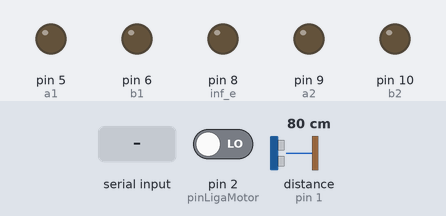
A sketch run on a simulated Arduino Uno, built with avr-gcc and run on an emulated ATmega328P. Parts: output pins drawn as LEDs (lit = HIGH). Inputs (shaded band) come from the test bench; at power-on: pin 2 (pinLigaMotor) LOW, distance to the obstacle (sensor on pin 1) 80 cm. What the sketch prints to the serial monitor is not drawn.

Above: at 0.1 s.
At 1.9 s:
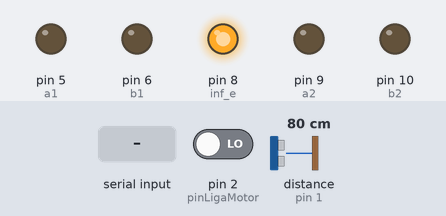
2.0 s: "A" received over Serial
Timing chart, 0 to 2.6 s (numbered marks = the images above; inputs shaded):
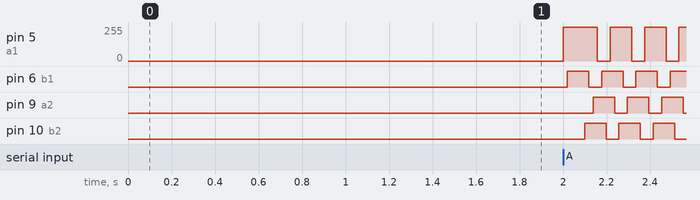

Measured:
- after the input at 2.0 s, pin 5 (a1): 0/255 → 255/255 at once; pin 6 (b1): alternates HIGH for 0.10 s and LOW for 0.06 s, starting at once; pin 9 (a2): alternates HIGH for 0.10 s and LOW for 0.06 s, starting after 0.14 s; pin 10 (b2): alternates HIGH for 0.10 s and LOW for 0.06 s, starting after 0.10 s

The sketch:

unoElevador.ino
```cpp
#include <Wire.h>
#include <VL53L0X.h>

// Filtro de média do sensor infravermelho
#define qtdMedia 25

// Altura dos andares para o elevador
#define A 120
#define B 80
#define C 40
#define T 12
#define D  0    // tem que calibrar pra zerar ele

// ==================================================================================================
// --- Definindo as funções ---
  // INFRAVERMELHO
  void infravermelho();
  // SERIAL
  void readSerial();
  // MOTOR
  void desliga();
  void confereSentido();
  void microPasso();
// ==================================================================================================

////////////////////////////////////////////////////////////////////////////////
// INFRAVERMELHO
VL53L0X sensor;
int inf_e = 8;
float mediaLeft;

void infravermelho(){
  for (int j = 0; j<qtdMedia; j++){
    if (sensor.timeoutOccurred()) j--;
    else mediaLeft += sensor.readRangeContinuousMillimeters();
  }
  mediaLeft = mediaLeft/qtdMedia;
  Serial.println(mediaLeft);
}// infravermelho
////////////////////////////////////////////////////////////////////////////////

////////////////////////////////////////////////////////////////////////////////
// SERIAL
float distElevator = 0, lastPosition = 0;

void readSerial(){
  if (Serial.available() > 0) {
    char incomingByte = Serial.read();
    switch(incomingByte){
      case 'A': distElevator = lastPosition - A; distMicroPasso(distElevator, A); break;
      case 'B': distElevator = lastPosition - B; distMicroPasso(distElevator, B); break;
      case 'C': distElevator = lastPosition - C; distMicroPasso(distElevator, C); break;
      case 'D': distElevator = lastPosition - D; distMicroPasso(distElevator, D); break;
      case 'E': infravermelho(); mediaLeft = 0; break;
    }
  }
}//void readSerial
////////////////////////////////////////////////////////////////////////////////

////////////////////////////////////////////////////////////////////////////////
// MOTOR

int a1 = 5, a2 = 9, b1 = 6, b2 = 10;
void desliga(){
  digitalWrite(a1,LOW);
  digitalWrite(b1,LOW);
  digitalWrite(a2,LOW);
  digitalWrite(b2,LOW);
}// desliga motor


int pinLigaMotor = 2, pinConfereSentido = 3;
bool Up = HIGH, clockWise = HIGH, clockWiseLast = HIGH, trocou = false, andar = LOW;

void confereSentido(){
  if(digitalRead(pinLigaMotor) == HIGH){
    andar = HIGH;
    clockWise = digitalRead(pinConfereSentido);
    if(clockWiseLast != clockWise){
      Up = !Up;
      clockWiseLast = clockWise;
      //Serial.println("trocou");
      trocou = true;
    }
  }
  else  andar = LOW;
}// confereSentido


bool first = true;
byte passo = 0, passo1 = 8, passo2 = 1;
int microStep = 1, PWM = 0 + microStep, PWMToPin = 0, PWMPin = 0, i = 1, lastPin = 5;
int delayMicroPasso = 50;
void microPasso(){
  if(digitalRead(lastPin) == LOW)digitalWrite(lastPin,HIGH);
  switch(i){
    case 1: PWMPin = b1; break;
    case 2: PWMPin = a1; break;
    case 3: PWMPin = a2; break;
    case 4: PWMPin = b1; break;
    case 5: PWMPin = b2; break;
    case 6: PWMPin = a2; break;
    case 7: PWMPin = a1; break;
    case 8: PWMPin = b2; break;
  }
  for(int j = 0; j < (256/microStep); j++){
    if(Up == HIGH)PWM = (j+1)*microStep;
    if(Up == LOW)PWM = 256-((j+1)*microStep);
    if(trocou == true){ trocou = false; PWM = 256;}
    PWMToPin = PWM;
    if(PWMToPin == 256) PWMToPin = 255;
    analogWrite(PWMPin, PWMToPin);
//    Serial.print(Up);
//    Serial.print(" : ");
//    Serial.print(lastPin);
//    Serial.print(" : ");
//    Serial.print(PWMToPin);
//    Serial.print(" : ");
//    Serial.print(PWMPin);
//    Serial.print(" : ");
//    Serial.println(i);
    delayMicroseconds(delayMicroPasso*microStep); //delayMicroPasso*microStep para manter aa velocidade constante, independente do micropasso
    if(PWM >= 256 && Up == HIGH){ lastPin = PWMPin; Up = LOW; break;}
    if(PWM <= 0 && Up == LOW){  Up = HIGH; break;}
  }
  clockWise == HIGH ? i++ : i--;
  if(i == 0)  i = 8;
  if(i == 9)  i = 1;
}//microPasso


float seguranca = 2, passos = 1;
int distPassos = 0;

void distMicroPasso(float distElevator, float andar){
  if(distElevator < 0){
    clockWise = LOW;
    distPassos = (int)(abs(distElevator) + seguranca)*passos;
    lastPosition = andar + seguranca;
  }
  else{
    clockWise = HIGH;
    distPassos = (int)distElevator*passos;
    lastPosition = andar;
  }
  confereSentido();
  for(int k = 0; k < distPassos; k++){
    microPasso();
  }
}//distMicroPasso
////////////////////////////////////////////////////////////////////////////////

void setup() {
  Serial.begin(9600);
  //////////////////////////////////
  // MOTOR
  pinMode(a1, OUTPUT);
  pinMode(b1, OUTPUT);
  pinMode(a2, OUTPUT);
  pinMode(b2, OUTPUT);
  //////////////////////////////////

  //////////////////////////////////
  // INFRAVERMELHO
  pinMode(inf_e, OUTPUT);
  digitalWrite(inf_e, LOW);

  delay(500);
  Wire.begin();

  Serial.begin (9600);

  digitalWrite(inf_e, HIGH);
  delay(150);
  sensor.init(true);
  delay(100);
  sensor.setAddress((uint8_t)01);
  sensor.startContinuous();
  //////////////////////////////////
}

void loop(){
  readSerial();
}//void loop
```
